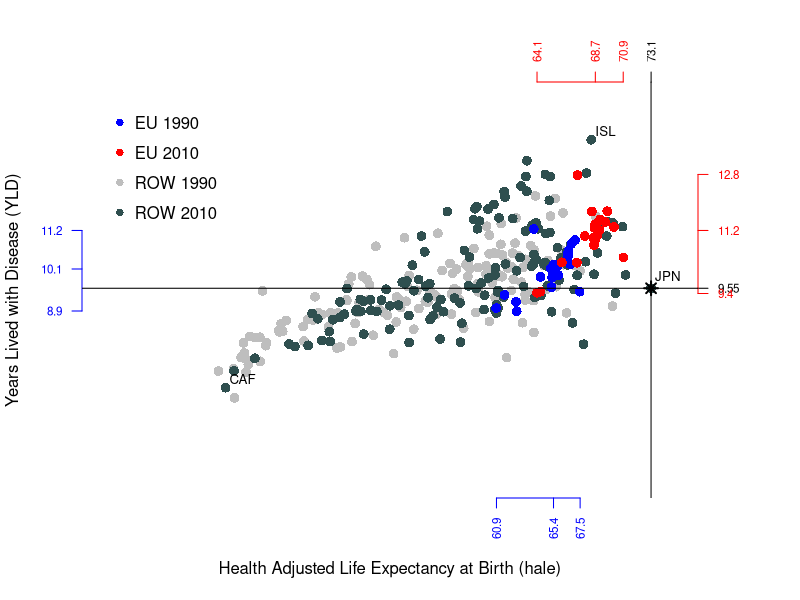
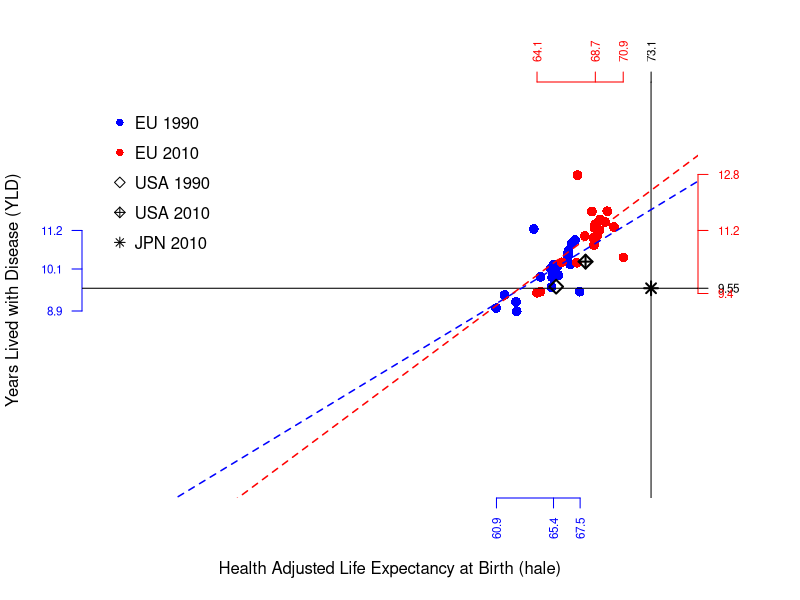
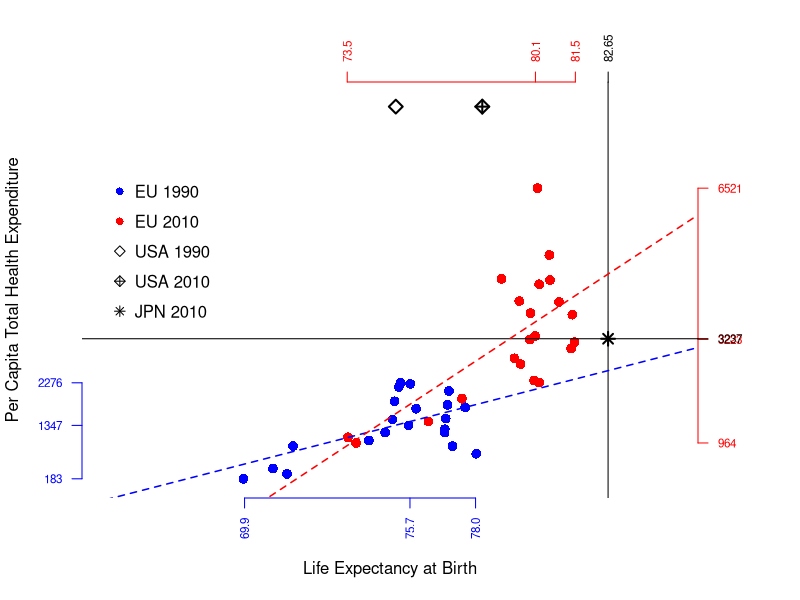
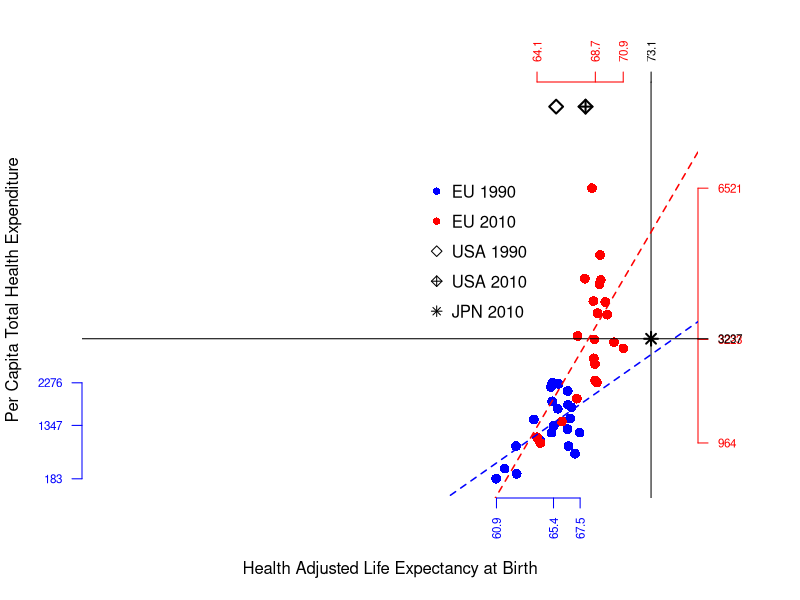
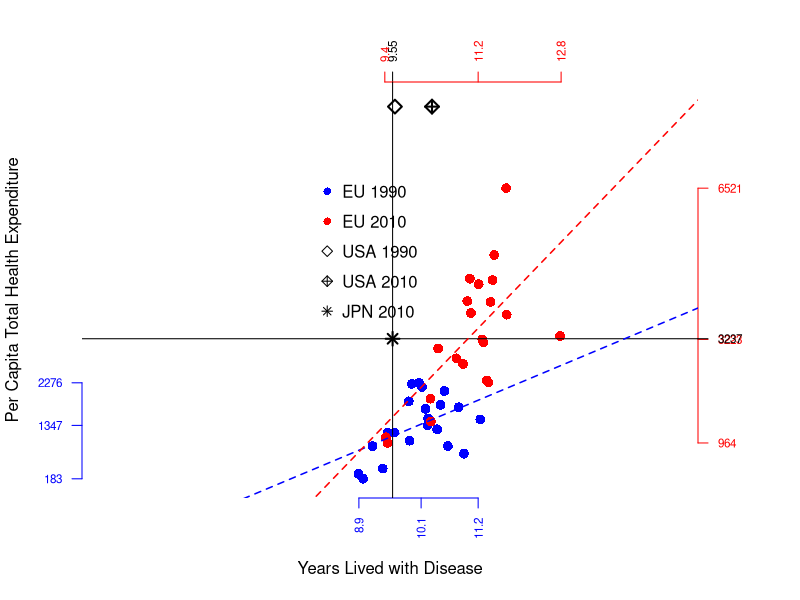
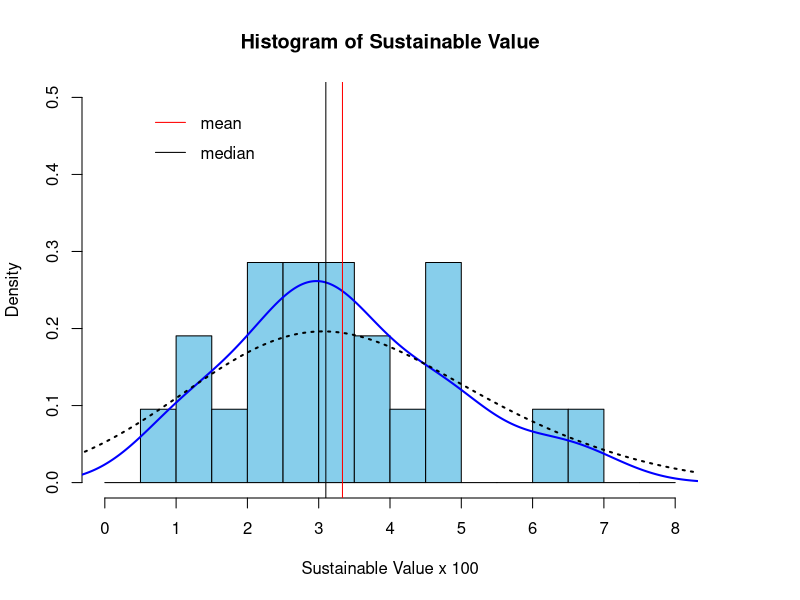
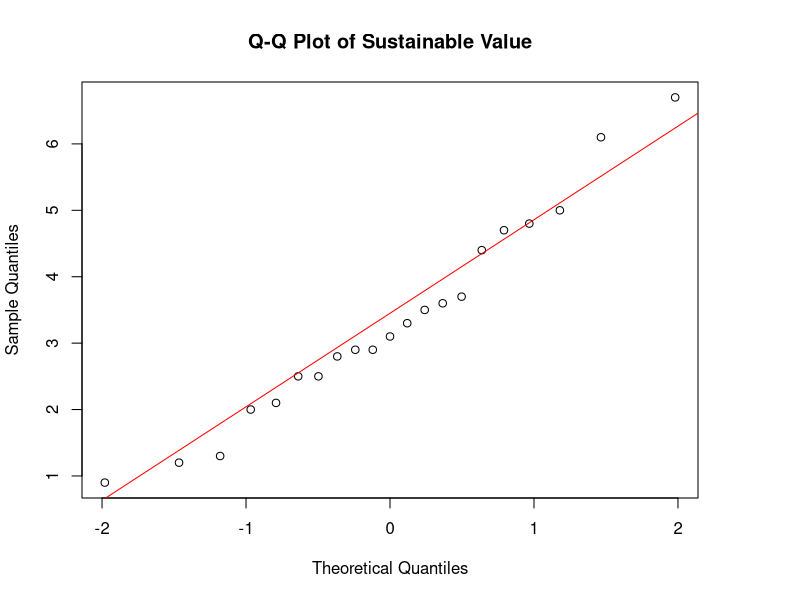

Source code (R) for these figures, in order: (Note: this script raises an error after producing the figures.)
## ---- chunk 1
knitr::opts_chunk$set(echo = TRUE)
require(data.table)

## ---- chunk 2


data.EU.1990 <- read.csv("Output_EU_1990.csv")
data.EU.2010 <- read.csv("Output_EU_2010.csv")
data.ROW.1990 <- read.csv("Output_ROW_1990.csv")
data.ROW.2010 <- read.csv("Output_ROW_2010.csv")

head(data.EU.1990)
head(data.EU.2010)
head(data.ROW.1990)
head(data.ROW.2010)

attach(data.EU.1990)
attach(data.EU.2010)
attach(data.ROW.1990)
attach(data.ROW.2010)

df.EU.1990 <- data.frame(country=data.EU.1990$country, le=data.EU.1990$le, hale=data.EU.1990$hale, yld=data.EU.1990$yld, the=data.EU.1990$the)

df.EU.2010 <- data.frame(country=data.EU.2010$country, le=data.EU.2010$le,hale=data.EU.2010$hale, yld=data.EU.2010$yld, the=data.EU.2010$the)

df.ROW.1990 <- data.frame(country=data.ROW.1990$country, le=data.ROW.1990$le,hale=data.ROW.1990$hale, yld=data.ROW.1990$yld, the=data.ROW.1990$the)

df.ROW.2010 <- data.frame(country=data.ROW.2010$country, le=data.ROW.2010$le,hale=data.ROW.2010$hale, yld=data.ROW.2010$yld, the=data.ROW.2010$the)

df.EU.1990
df.EU.2010
df.ROW.1990
df.ROW.2010

ID.ROW.1 <- "JPN"
ID.ROW.2 <- "USA"

# Constant Scale in Graphs

lim.le <- c(65, 85)
lim.yld <- c(4, 15)
lim.hale <- c(30, 75)
lim.the <- c(100, 8500)

## ---- chunk 3
par(mar=c(5, 4, 4, 5) + 0.1)

plot(df.ROW.1990$hale, df.ROW.1990$yld, xlab="Health Adjusted Life Expectancy at Birth (hale)", ylab="Years Lived with Disease (YLD)", type="p", col="grey", pch = 16, cex = 1.3, lty = "solid", lwd = 2, xlim=lim.hale, ylim=lim.yld, axes=FALSE, frame.plot=FALSE)

points(df.ROW.2010$hale, df.ROW.2010$yld, col="darkslategrey", pch = 16, cex = 1.3, lty = "solid", lwd = 2)


points(df.EU.1990$hale, df.EU.1990$yld, col="blue", pch = 16, cex = 1.3, lty = "solid", lwd = 2)

points(df.EU.2010$hale, df.EU.2010$yld,  col="red", pch = 16, cex = 1.3, lty = "solid", lwd = 2)

points(df.ROW.2010$hale[df.ROW.2010$country == ID.ROW.1], df.ROW.2010$yld[df.ROW.2010$country == ID.ROW.1], col="black", pch = 8, cex = 1.3, lty = "solid", lwd = 2)

axis(1, at=c(round(min(df.EU.1990$hale), 1), round(median(df.EU.1990$hale), 1), round(max(df.EU.1990$hale), 1)), col.axis="blue", col="blue", las=2, cex.axis=0.7,  tick=-.01)

axis(3, at=round(df.ROW.2010$hale[df.ROW.2010$country == ID.ROW.1], 2), col.axis="black", col="black", las=2, cex.axis=0.7,  tick=-.01)

axis(2, at=c(round(min(df.EU.1990$yld), 1), round(median(df.EU.1990$yld), 1), round(max(df.EU.1990$yld), 1)), col.axis="blue", col="blue",las=2, cex.axis=0.7, tick=-.01)

axis(4, at=round(df.ROW.2010$yld[df.ROW.2010$country == ID.ROW.1], 2), col.axis="black", col="black", las=2, cex.axis=0.7,  tick=-.01)

axis(3, at=c(round(min(df.EU.2010$hale), 1), round(median(df.EU.2010$hale), 1), round(max(df.EU.2010$hale), 1)), col.axis="red", col="red",las=2, cex.axis=0.7,  tick=-.01)

axis(4, at=c(round(min(df.EU.2010$yld), 1), round(median(df.EU.2010$yld), 1), round(max(df.EU.2010$yld), 1)), col.axis="red", col="red", las=2, cex.axis=0.7, tick=-.01)

legend(30, 15, c("EU 1990","EU 2010","ROW 1990", "ROW 2010"), col=c("blue", "red", "grey", "darkslategrey"), bty="n", y.intersp=1.5, pch=c(16,16,16,16), cex = 1)


text(df.ROW.2010$hale[df.ROW.2010$country == ID.ROW.1], df.ROW.2010$yld[df.ROW.2010$country == ID.ROW.1]+.3, labels=paste(ID.ROW.1, ""), cex= .8, pos=4, offset = .2)

abline(h=df.ROW.2010$yld[df.ROW.2010$country == ID.ROW.1], v=df.ROW.2010$hale[df.ROW.2010$country == ID.ROW.1], lty=1, lwd=1)

ID.min = df.ROW.2010$country[df.ROW.2010$yld == min(df.ROW.2010$yld)]
ID.min

ID.max = df.ROW.2010$country[df.ROW.2010$yld == max(df.ROW.2010$yld)]
ID.max

text(df.ROW.2010$hale[df.ROW.2010$country == ID.min], df.ROW.2010$yld[df.ROW.2010$country == ID.min]+.2, labels=ID.min, cex= .8, pos=4, offset = .2)

text(df.ROW.2010$hale[df.ROW.2010$country == ID.max], df.ROW.2010$yld[df.ROW.2010$country == ID.max]+.2, labels=ID.max, cex= .8, pos=4, offset = .2)

## ---- chunk 4
par(mar=c(5, 4, 4, 5) + 0.1)

plot(df.EU.1990$hale, df.EU.1990$yld, xlab="Health Adjusted Life Expectancy at Birth (hale)", ylab="Years Lived with Disease (YLD)", col="blue", pch = 16, cex = 1.3, lty = "solid", lwd = 2, xlim=lim.hale, ylim=lim.yld, axes=FALSE, frame.plot=FALSE)

points(df.EU.2010$hale, df.EU.2010$yld,  col="red", pch = 16, cex = 1.3, lty = "solid", lwd = 2)

points(df.ROW.1990$hale[df.ROW.1990$country == ID.ROW.2], df.ROW.1990$yld[df.ROW.1990$country == ID.ROW.2],  col="black", pch = 5, cex = 1.3, lty = "solid", lwd = 2)

points(df.ROW.2010$hale[df.ROW.2010$country == ID.ROW.2], df.ROW.2010$yld[df.ROW.2010$country == ID.ROW.2],  col="black", pch = 9, cex = 1.3, lty = "solid", lwd = 2)

axis(1, at=c(round(min(df.EU.1990$hale), 1), round(median(df.EU.1990$hale), 1), round(max(df.EU.1990$hale), 1)), col.axis="blue", col="blue", las=2, cex.axis=0.7,  tick=-.01)

axis(3, at=round(df.ROW.2010$hale[df.ROW.2010$country == ID.ROW.1], 2), col.axis="black", col="black", las=2, cex.axis=0.7,  tick=-.01)

axis(2, at=c(round(min(df.EU.1990$yld), 1), round(median(df.EU.1990$yld), 1), round(max(df.EU.1990$yld), 1)), col.axis="blue", col="blue",las=2, cex.axis=0.7, tick=-.01)

axis(4, at=round(df.ROW.2010$yld[df.ROW.2010$country == ID.ROW.1], 2), col.axis="black", col="black", las=2, cex.axis=0.7,  tick=-.01)

axis(3, at=c(round(min(df.EU.2010$hale), 1), round(median(df.EU.2010$hale), 1), round(max(df.EU.2010$hale), 1)), col.axis="red", col="red",las=2, cex.axis=0.7,  tick=-.01)

axis(4, at=c(round(min(df.EU.2010$yld), 1), round(median(df.EU.2010$yld), 1), round(max(df.EU.2010$yld), 1)), col.axis="red", col="red", las=2, cex.axis=0.7, tick=-.01)

legend(30, 15, c("EU 1990","EU 2010","USA 1990", "USA 2010", "JPN 2010"), col=c("blue", "red", "black", "black", "black"), bty="n", y.intersp=1.5, pch=c(16,16, 5, 9, 8), cex = 1)

points(df.ROW.2010$hale[df.ROW.2010$country == ID.ROW.1], df.ROW.2010$yld[df.ROW.2010$country == ID.ROW.1], col="black", pch = 8, cex = 1.3, lty = "solid", lwd = 2)

abline(h=df.ROW.2010$yld[df.ROW.2010$country == ID.ROW.1], v=df.ROW.2010$hale[df.ROW.2010$country == ID.ROW.1], lty=1, lwd=1)


fun.EU.1990 <- lm(df.EU.1990$yld ~ df.EU.1990$hale)
abline(fun.EU.1990, lty = 2, col="blue", lwd=1.5)
summary(fun.EU.1990)
confint(fun.EU.1990)

fun.EU.2010 <- lm(df.EU.2010$yld ~ df.EU.2010$hale)
abline(fun.EU.2010, lty = 2, col="red", lwd=1.5)
summary(fun.EU.2010)
confint(fun.EU.2010)

## ---- chunk 5
par(mar=c(5, 4, 4, 5) + 0.1)

plot(df.EU.1990$le, df.EU.1990$the, xlab="Life Expectancy at Birth", ylab="Per Capita Total Health Expenditure", col="blue", pch = 16, cex = 1.3, lty = "solid", lwd = 2, xlim=lim.le, ylim=lim.the, axes=FALSE, frame.plot=FALSE)

points(df.EU.2010$le, df.EU.2010$the,  col="red", pch = 16, cex = 1.3, lty = "solid", lwd = 2)

points(df.ROW.1990$le[df.ROW.1990$country == ID.ROW.2], df.ROW.1990$the[df.ROW.1990$country == ID.ROW.2],  col="black", pch = 5, cex = 1.3, lty = "solid", lwd = 2)

points(df.ROW.2010$le[df.ROW.2010$country == ID.ROW.2], df.ROW.2010$the[df.ROW.2010$country == ID.ROW.2],  col="black", pch = 9, cex = 1.3, lty = "solid", lwd = 2)

legend(65, 7000, c("EU 1990","EU 2010","USA 1990", "USA 2010", "JPN 2010"), col=c("blue", "red", "black", "black", "black"), bty="n", y.intersp=1.5, pch=c(16,16, 5, 9, 8), cex = 1)

axis(1, at=c(round(min(df.EU.1990$le), 1), round(median(df.EU.1990$le), 1), round(max(df.EU.1990$le), 1)), col.axis="blue", col="blue", las=2, cex.axis=0.7,  tick=-.01)

axis(3, at=round(df.ROW.2010$le[df.ROW.2010$country == ID.ROW.1], 2), col.axis="black", col="black",las=2, cex.axis=0.7, tick=-.01)


low.the.1990 <- round(min(df.EU.1990$the), 0)
median.the.1990 <- round(median(df.EU.1990$the), 0)
high.the.1990 <- round(max(df.EU.1990$the), 0)

axis(2, at=c(low.the.1990,median.the.1990, high.the.1990), col.axis="blue", col="blue",las=2, cex.axis=0.7, tick=-.01)

axis(3, at=c(round(min(df.EU.2010$le), 1), round(median(df.EU.2010$le), 1), round(max(df.EU.2010$le), 1)), col.axis="red", col="red", las=2, cex.axis=0.7, tick=-.01)

low.the.2010 <- round(min(df.EU.2010$the), 0)
median.the.2010 <- round(median(df.EU.2010$the), 0)
high.the.2010 <- round(max(df.EU.2010$the), 0)
japan.the.2010 <- round(df.ROW.2010$the[df.ROW.2010$country == ID.ROW.1], 1)

axis(4, at=c(low.the.2010,median.the.2010, high.the.2010), col.axis="red", col="red",las=2, cex.axis=0.7, tick=-.01)

axis(4, at=japan.the.2010, col.axis="black", col="black",las=2, cex.axis=0.7, tick=-.01)

points(df.ROW.2010$le[df.ROW.2010$country == ID.ROW.1], df.ROW.2010$the[df.ROW.2010$country == ID.ROW.1], col="black", pch = 8, cex = 1.3, lty = "solid", lwd = 2)

abline(h=df.ROW.2010$the[df.ROW.2010$country == ID.ROW.1], v=df.ROW.2010$le[df.ROW.2010$country == ID.ROW.1], lty=1, lwd=1)


fun.EU.1990 <- lm(df.EU.1990$the ~ df.EU.1990$le)
abline(fun.EU.1990, lty = 2, col="blue", lwd=1.5)

fun.EU.2010 <- lm(df.EU.2010$the ~ df.EU.2010$le)
abline(fun.EU.2010, lty = 2, col="red", lwd=1.5)

summary(fun.EU.1990)
summary(fun.EU.2010)

confint(fun.EU.1990)
confint(fun.EU.2010)

## ---- chunk 6
par(mar=c(5, 4, 4, 5) + 0.1)

plot(df.EU.1990$hale, df.EU.1990$the, xlab="Health Adjusted Life Expectancy at Birth", ylab="Per Capita Total Health Expenditure", col="blue", pch = 16, cex = 1.3, lty = "solid", lwd = 2, xlim=lim.hale, ylim=lim.the, axes=FALSE, frame.plot=FALSE)

points(df.EU.2010$hale, df.EU.2010$the,  col="red", pch = 16, cex = 1.3, lty = "solid", lwd = 2)

points(df.ROW.1990$hale[df.ROW.1990$country == ID.ROW.2], df.ROW.1990$the[df.ROW.1990$country == ID.ROW.2],  col="black", pch = 5, cex = 1.3, lty = "solid", lwd = 2)

points(df.ROW.2010$hale[df.ROW.2010$country == ID.ROW.2], df.ROW.2010$the[df.ROW.2010$country == ID.ROW.2],  col="black", pch = 9, cex = 1.3, lty = "solid", lwd = 2)

legend(55, 7000, c("EU 1990","EU 2010","USA 1990", "USA 2010", "JPN 2010"), col=c("blue", "red", "black", "black", "black"), bty="n", y.intersp=1.5, pch=c(16,16, 5, 9, 8), cex = 1)

axis(1, at=c(round(min(df.EU.1990$hale), 1), round(median(df.EU.1990$hale), 1), round(max(df.EU.1990$hale), 1)), col.axis="blue", col="blue", las=2, cex.axis=0.7,  tick=-.01)

axis(3, at=round(df.ROW.2010$hale[df.ROW.2010$country == ID.ROW.1], 2), col.axis="black", col="black",las=2, cex.axis=0.7, tick=-.01)


low.the.1990 <- round(min(df.EU.1990$the), 0)
median.the.1990 <- round(median(df.EU.1990$the), 0)
high.the.1990 <- round(max(df.EU.1990$the), 0)

axis(2, at=c(low.the.1990,median.the.1990, high.the.1990), col.axis="blue", col="blue",las=2, cex.axis=0.7, tick=-.01)

axis(3, at=c(round(min(df.EU.2010$hale), 1), round(median(df.EU.2010$hale), 1), round(max(df.EU.2010$hale), 1)), col.axis="red", col="red", las=2, cex.axis=0.7, tick=-.01)

low.the.2010 <- round(min(df.EU.2010$the), 0)
median.the.2010 <- round(median(df.EU.2010$the), 0)
high.the.2010 <- round(max(df.EU.2010$the), 0)
japan.the.2010 <- round(df.ROW.2010$the[df.ROW.2010$country == ID.ROW.1], 1)

axis(4, at=c(low.the.2010,median.the.2010, high.the.2010), col.axis="red", col="red",las=2, cex.axis=0.7, tick=-.01)

axis(4, at=japan.the.2010, col.axis="black", col="black",las=2, cex.axis=0.7, tick=-.01)

points(df.ROW.2010$hale[df.ROW.2010$country == ID.ROW.1], df.ROW.2010$the[df.ROW.2010$country == ID.ROW.1], col="black", pch = 8, cex = 1.3, lty = "solid", lwd = 2)

abline(h=df.ROW.2010$the[df.ROW.2010$country == ID.ROW.1], v=df.ROW.2010$hale[df.ROW.2010$country == ID.ROW.1], lty=1, lwd=1)


fun.EU.1990 <- lm(df.EU.1990$the ~ df.EU.1990$hale)
abline(fun.EU.1990, lty = 2, col="blue", lwd=1.5)

fun.EU.2010 <- lm(df.EU.2010$the ~ df.EU.2010$hale)
abline(fun.EU.2010, lty = 2, col="red", lwd=1.5)

summary(fun.EU.1990)
summary(fun.EU.2010)

confint(fun.EU.1990)
confint(fun.EU.2010)

## ---- chunk 7
par(mar=c(5, 4, 4, 5) + 0.1)

plot(df.EU.1990$yld, df.EU.1990$the, xlab="Years Lived with Disease", ylab="Per Capita Total Health Expenditure", col="blue", pch = 16, cex = 1.3, lty = "solid", lwd = 2, xlim=lim.yld, ylim=lim.the, axes=FALSE, frame.plot=FALSE)

points(df.EU.2010$yld, df.EU.2010$the,  col="red", pch = 16, cex = 1.3, lty = "solid", lwd = 2)

points(df.ROW.1990$yld[df.ROW.1990$country == ID.ROW.2], df.ROW.1990$the[df.ROW.1990$country == ID.ROW.2],  col="black", pch = 5, cex = 1.3, lty = "solid", lwd = 2)

points(df.ROW.2010$yld[df.ROW.2010$country == ID.ROW.2], df.ROW.2010$the[df.ROW.2010$country == ID.ROW.2],  col="black", pch = 9, cex = 1.3, lty = "solid", lwd = 2)

legend(8, 7000, c("EU 1990","EU 2010","USA 1990", "USA 2010", "JPN 2010"), col=c("blue", "red", "black", "black", "black"), bty="n", y.intersp=1.5, pch=c(16,16, 5, 9, 8), cex = 1)

axis(1, at=c(round(min(df.EU.1990$yld), 1), round(median(df.EU.1990$yld), 1), round(max(df.EU.1990$yld), 1)), col.axis="blue", col="blue", las=2, cex.axis=0.7,  tick=-.01)

axis(3, at=round(df.ROW.2010$yld[df.ROW.2010$country == ID.ROW.1], 2), col.axis="black", col="black",las=2, cex.axis=0.7, tick=-.01)


low.the.1990 <- round(min(df.EU.1990$the), 0)
median.the.1990 <- round(median(df.EU.1990$the), 0)
high.the.1990 <- round(max(df.EU.1990$the), 0)

axis(2, at=c(low.the.1990,median.the.1990, high.the.1990), col.axis="blue", col="blue",las=2, cex.axis=0.7, tick=-.01)

axis(3, at=c(round(min(df.EU.2010$yld), 1), round(median(df.EU.2010$yld), 1), round(max(df.EU.2010$yld), 1)), col.axis="red", col="red", las=2, cex.axis=0.7, tick=-.01)

low.the.2010 <- round(min(df.EU.2010$the), 0)
median.the.2010 <- round(median(df.EU.2010$the), 0)
high.the.2010 <- round(max(df.EU.2010$the), 0)
japan.the.2010 <- round(df.ROW.2010$the[df.ROW.2010$country == ID.ROW.1], 1)

axis(4, at=c(low.the.2010,median.the.2010, high.the.2010), col.axis="red", col="red",las=2, cex.axis=0.7, tick=-.01)

axis(4, at=japan.the.2010, col.axis="black", col="black",las=2, cex.axis=0.7, tick=-.01)

points(df.ROW.2010$yld[df.ROW.2010$country == ID.ROW.1], df.ROW.2010$the[df.ROW.2010$country == ID.ROW.1], col="black", pch = 8, cex = 1.3, lty = "solid", lwd = 2)

abline(h=df.ROW.2010$the[df.ROW.2010$country == ID.ROW.1], v=df.ROW.2010$yld[df.ROW.2010$country == ID.ROW.1], lty=1, lwd=1)


fun.EU.1990 <- lm(df.EU.1990$the ~ df.EU.1990$yld)
abline(fun.EU.1990, lty = 2, col="blue", lwd=1.5)

fun.EU.2010 <- lm(df.EU.2010$the ~ df.EU.2010$yld)
abline(fun.EU.2010, lty = 2, col="red", lwd=1.5)

summary(fun.EU.1990)
summary(fun.EU.2010)

confint(fun.EU.1990)
confint(fun.EU.2010)

## ---- chunk 8
df.sust <- data.frame(Country=df.EU.2010$country)

df.sust$Quality <- round(((df.EU.2010$hale - df.EU.1990$hale) / (df.EU.2010$yld - df.EU.1990$yld)) * (df.EU.1990$yld / df.EU.1990$hale), 2)

df.sust$Cost <- round(((df.EU.2010$the - df.EU.1990$the) / (df.EU.2010$yld - df.EU.1990$yld)) * (df.EU.1990$yld / df.EU.1990$the), 2)

df.sust$SustValue <-  round((df.sust$Quality / df.sust$Cost * 100), 1)

check <- ((df.EU.2010$hale - df.EU.1990$hale) / (df.EU.2010$the - df.EU.1990$the)) * (df.EU.1990$the / df.EU.1990$hale)

check - df.sust$SustValue < 0.0001

ID.EU <- df.sust$Country[df.sust$SustValue == max(df.sust$SustValue)]
ID.EU

print(df.sust, row.names = F)

attach(df.sust)

hist(SustValue,  main="Histogram of Sustainable Value", xlab="Sustainable Value x 100", prob=TRUE, col="skyblue", breaks=c(0, seq(.5,8,.5)), xlim=c(0, 8), ylim=c(0, .5), border="black", las=1, axes=F)
axis(1, at=0:8)
axis(2)
lines(density(SustValue), col="blue", lwd=2) 
lines(density(SustValue, adjust=2), lty="dotted", col="black", lwd=2)
abline(v=mean(SustValue), col="red", lwd=1)
abline(v=median(SustValue), col="black", lty=1, lwd=1)
legend(.5, .5, c("mean","median"), col=c("red", "black"), bty="n", y.intersp=1.5, lty=c(1,1), cex = 1, lwd=1)

qqnorm(SustValue, main="Q-Q Plot of Sustainable Value")
qqline(SustValue, col="red", lwd = 1)

# p-plot: you should observe a good fit of the straight line
probplot(SustValue, qdist=qnorm)

summary(SustValue)
density(SustValue)

